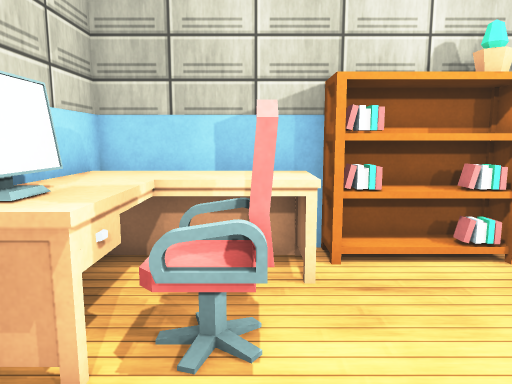
[1] (above)

16 first-person views from a walk through a 3-D level made in the Unity game engine. The camera is 1.3 m above the floor, tilts 8° down and sees 70° across. The floor is counted in squares, 0.5 m on a side. Each view is taken from the middle of a square. On the plan, view 1 faces up. The plan holds only what a view shows up to about 20 squares ahead; the rest is blank. The place goes on beyond the plan. Some surface patterns are stand-ins.

[2]
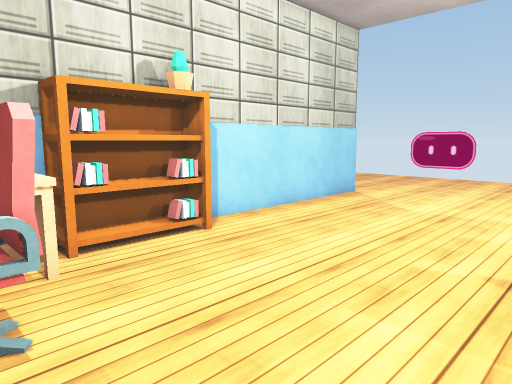

[3]
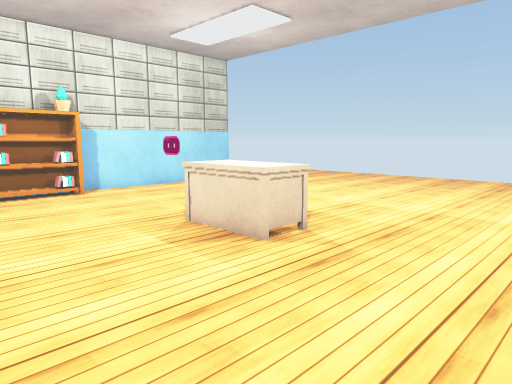

[4]
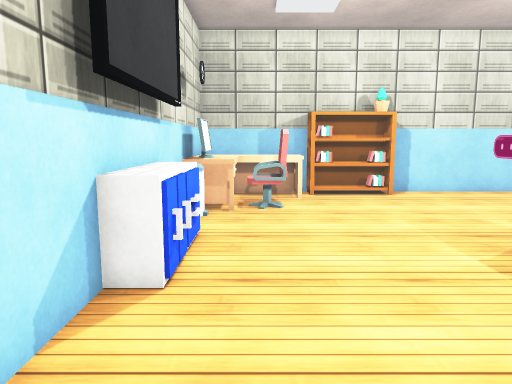

[5]
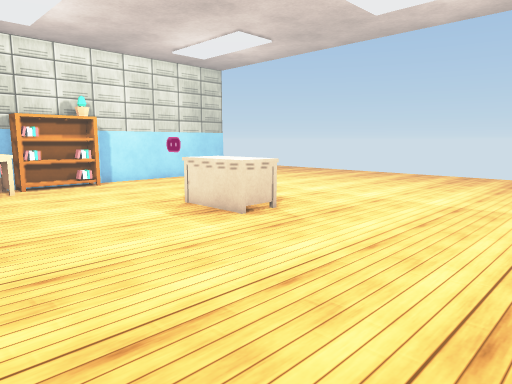

[6]
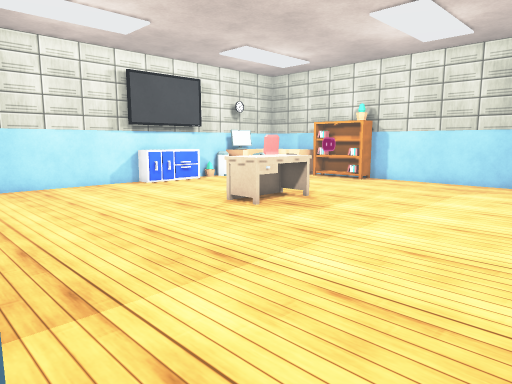

[7]
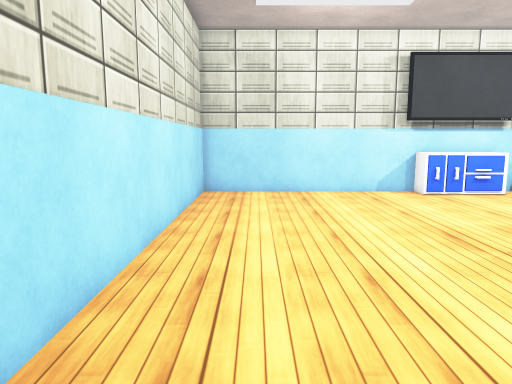

[8]
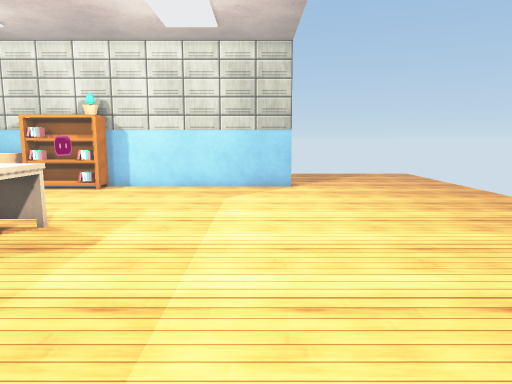

[9]
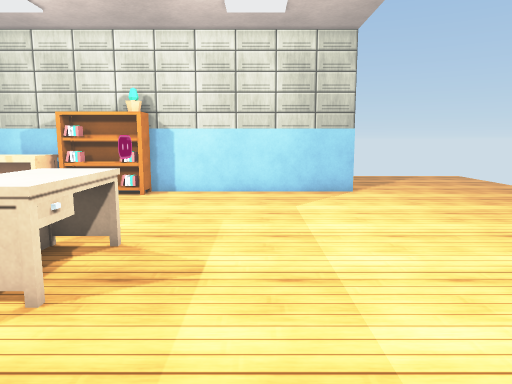

[10]
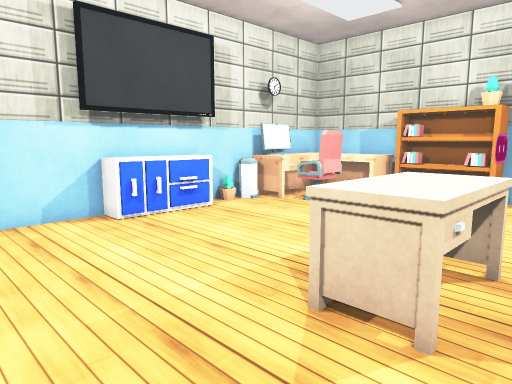

[11]
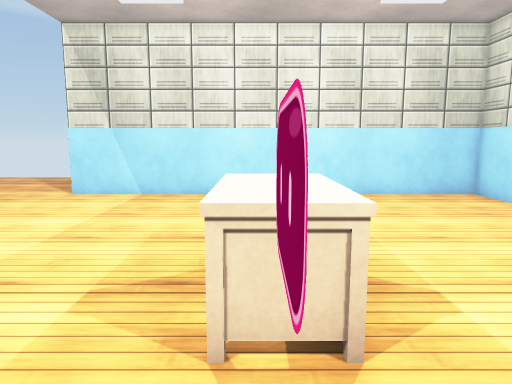

[12]
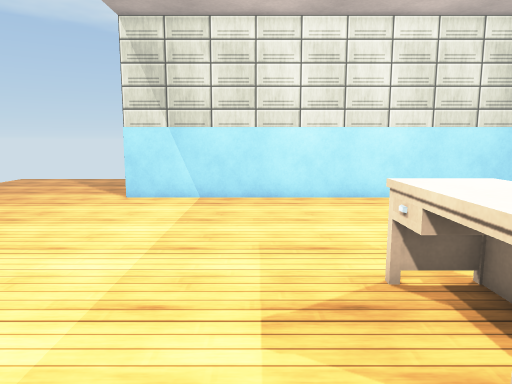

[13]
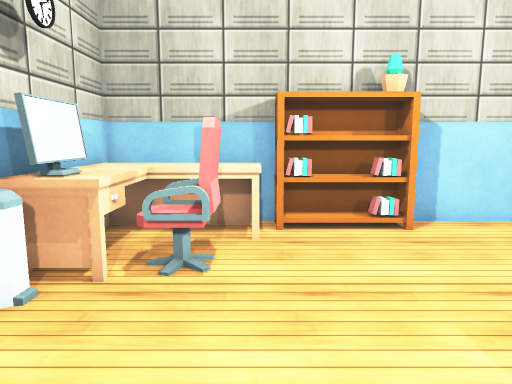

[14]
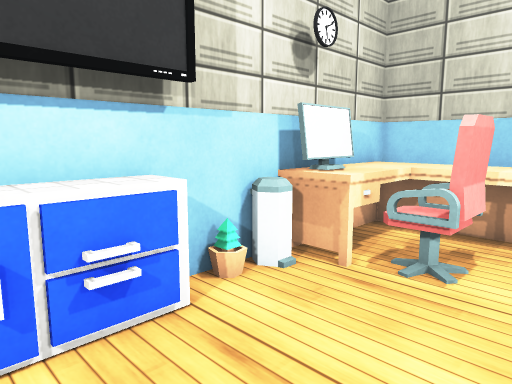

[15]
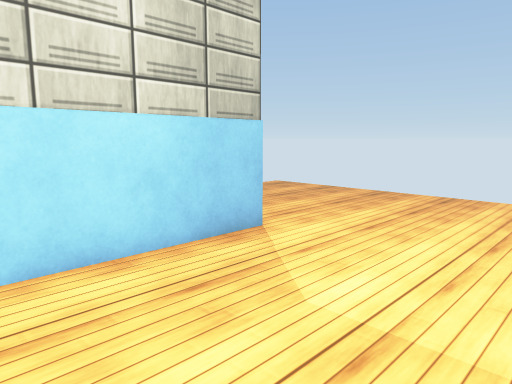

[16]
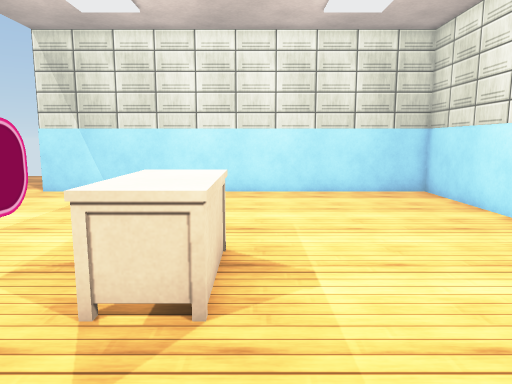

### Floor plan
Key: @ floor where view 1 was taken; # wall or solid block; . floor; O other object.
Columns run from 4 left of view 1 to 18 right of it. Each row starts with its distance up from view 1.
 10                      ..
  9 #####################..
  8 #OOOOOOOOOO............
  7 #OOOOO.................
  6 #OOOOO.................
  5 #OOOO..................
  4 #OOOO..................
  3 #OO....................
  2 #O.........#...........
  1 #..........#...........
  0 OO..@..................
 -1 OOO.......OOO..........
 -2 OO........OOO..........
 -3 OO........OOO..........
 -4 #O........OOO..........
 -5 #.........OO...........
 -6 #......................
 -7 #......................
 -8 #......................
 -9 #......................
-10 #......................
-11 #......................
-12 #......................
-13 #......................
-14 #......................
-15 #####################..
-16                      ..
-17                      ..

Positions as (right, up) in squares from view 1, and headings:
1: (0, 0), facing up
2: (-1, -1), facing up-right
3: (-1, -11), facing up-right
4: (-1, -10), facing up
5: (-3, -14), facing up-right
6: (18, -15), facing up-left
7: (15, -12), facing left
8: (14, -12), facing up
9: (11, -10), facing up
10: (9, -9), facing up-left
11: (7, 3), facing down
12: (10, 2), facing down
13: (1, -3), facing up
14: (2, -3), facing up-left
15: (8, 1), facing up-right
16: (5, 4), facing down
